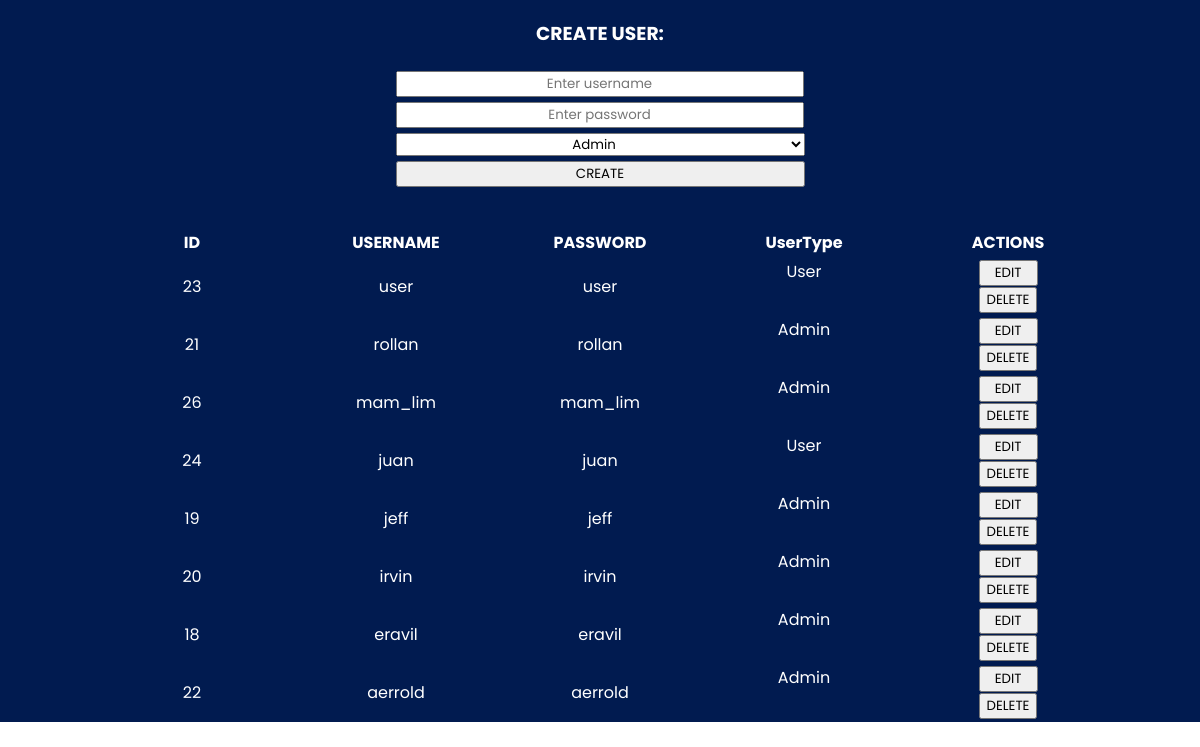
Screenshot of /admin/index.php?column=username&sort=ASC with the database file from the repository.
### tables this page shows
CREATE TABLE `accounts` (
  `id` int(20) NOT NULL,
  `username` varchar(100) NOT NULL,
  `password` varchar(100) NOT NULL,
  `usertype` enum('Admin','User') NOT NULL DEFAULT 'User'
);

### admin/read.php (called while the page is built)
<?php
  require("./database.php");
  $sort = 'ASC';
  $column = 'id';
  if (isset($_GET['column']) && isset($_GET['sort'])) {
    $column = $_GET['column'];
    $sort = $_GET['sort'];
    $sort == 'ASC' ? $sort = 'DESC' : $sort = 'ASC';
  }
  $queryAccounts = "SELECT * FROM accounts ORDER BY $column $sort";
  $sqlAccounts = mysqli_query($connection, $queryAccounts);
?>

### admin/index.php (the view, shortened to what this page needs)
<?php
  require("./read.php");
?>
<!DOCTYPE html>
<html lang="en">
<head>
</head>
<body>
  <div class="main">
    <form class="create-main" action="/softeng/admin/create.php" method="post">
      <h3>CREATE USER:</h3></hr>
      <input type="text" name="username" style = "width: 400px; height: auto; text-align: center;" placeholder="Enter username" required/>
      <input type="password" name="password" style = "width: 400px; height: auto; text-align: center;" placeholder="Enter password" required/>
      <select name="usertype" style = "width: 409px;text-align-last:center;">
      <option value="Admin" class = "lt">Admin</option>
      </select>
      <input type="submit" name="create" value="CREATE">
    </form>
    <table class="read-main">
      <tr>
        <th><a href="?column=id&sort=<?php echo $sort ?>">ID</a></th>
        <th><a href="?column=username&sort=<?php echo $sort ?>">USERNAME</a></th>
        <th><a href="?column=password&sort=<?php echo $sort ?>">PASSWORD</a></th>
        <th><a href="?column=password&sort=<?php echo $sort ?>">UserType</a></th>
        <th>ACTIONS</th>
      </tr>
      <?php while($results = mysqli_fetch_array($sqlAccounts)) { ?>
        <tr>
          <td><?php echo $results['id']; ?></td>
          <td><?php echo $results['username']; ?></td>
          <td><?php echo $results['password']; ?></td>
          <td><?php echo $results['usertype']; ?></td>
          <td>
            <form action="/softeng/admin/update.php"method="post">
              <input type="submit" name="edit" style = "width: 59px;"value="EDIT"/>
            </form>
            <form action="/softeng/admin/delete.php" method="post">
              <input type="submit" name="delete" value="DELETE"/>
            </form>
          </td>
        </tr>
      <?php } ?>
    </table>
  </div>
</body>
</html>

### admin/index.php (style rules this page uses)
* { font-family: "Poppins", sans-serif; }
html, body { margin: 0; padding: 0; }
.main { height: 100%; background-color: #011b50; color: white; display: grid; grid-template-rows: auto auto 1fr; justify-items: center; row-gap: 20px; }
.main .create-main { grid-row: 1/2; display: grid; grid-auto-rows: auto; row-gap: 5px; }
.main .create-main h3 { text-align: center; }
.main .read-main { grid-row: 3/4; }
.main .read-main tr th { width: 200px; }
.main .read-main tr th a { color: white; text-decoration:none; }
.main .read-main tr td { text-align: center; }
.main .read-main tr td:nth-child(4) { display: grid; grid-auto-flow: column; }

### rows the page displays
accounts: id "23", username "user", password "user", usertype "User"
accounts: id "21", username "rollan", password "rollan", usertype "Admin"
accounts: id "26", username "mam_lim", password "mam_lim", usertype "Admin"
accounts: id "24", username "juan", password "juan", usertype "User"
accounts: id "19", username "jeff", password "jeff", usertype "Admin"
accounts: id "20", username "irvin", password "irvin", usertype "Admin"
accounts: id "18", username "eravil", password "eravil", usertype "Admin"
accounts: id "22", username "aerrold", password "aerrold", usertype "Admin"
